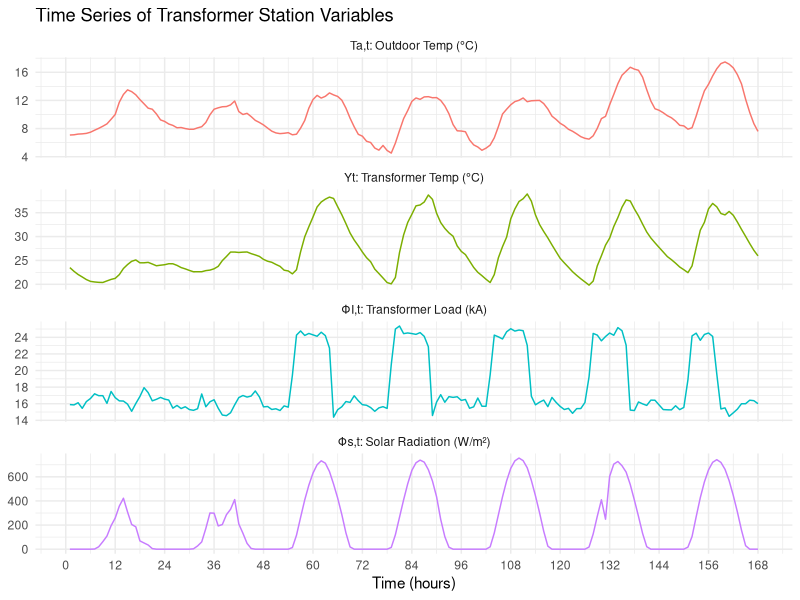
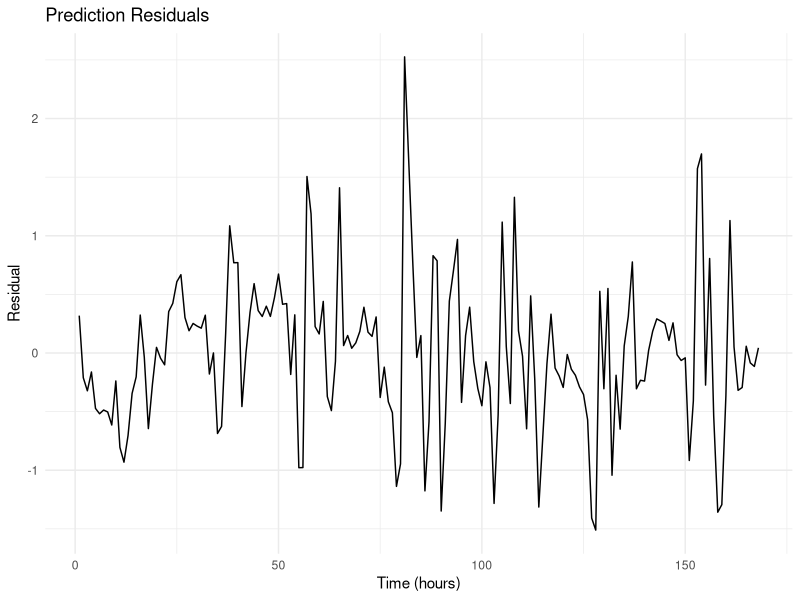
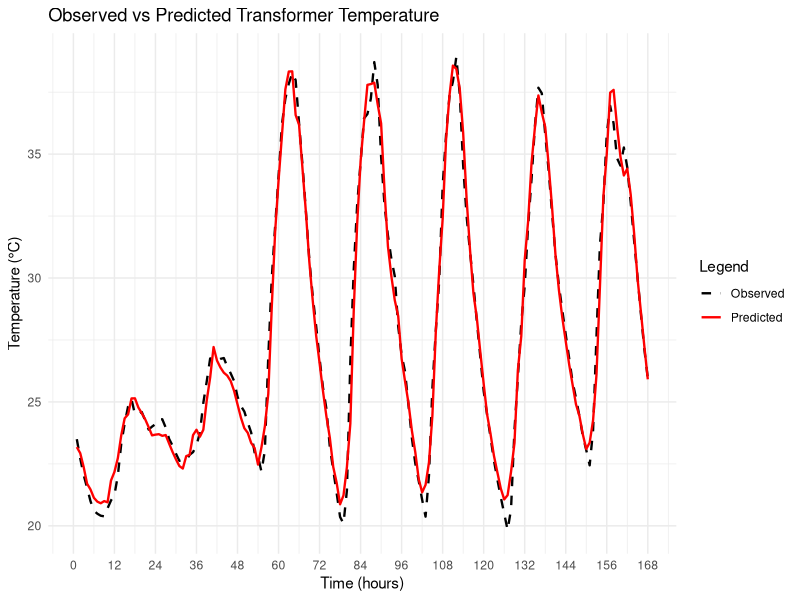
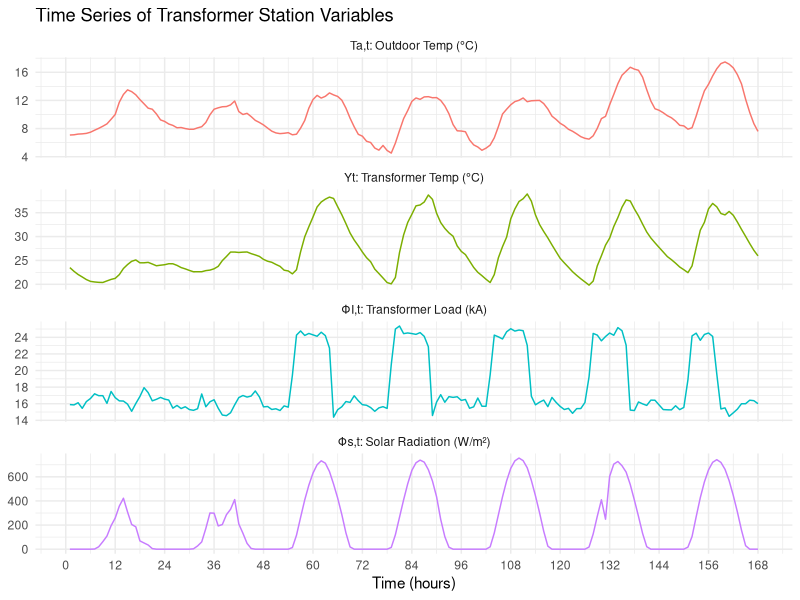
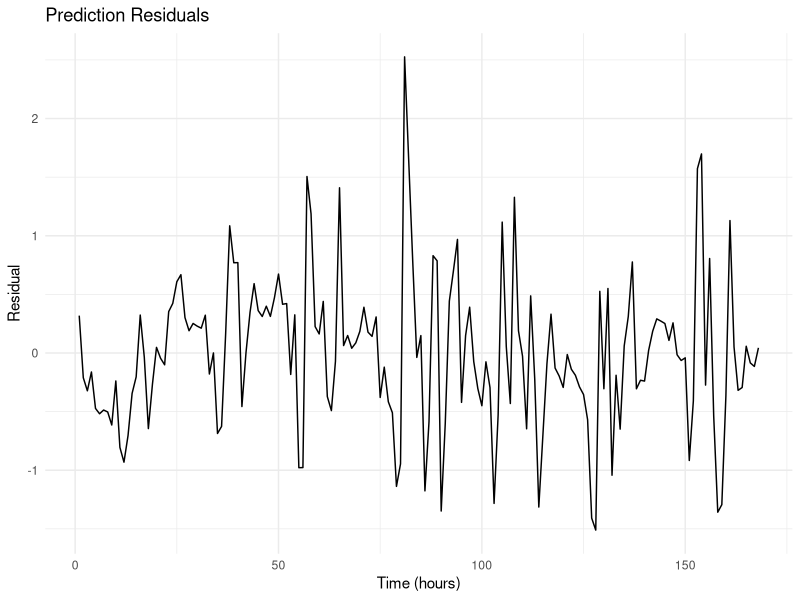
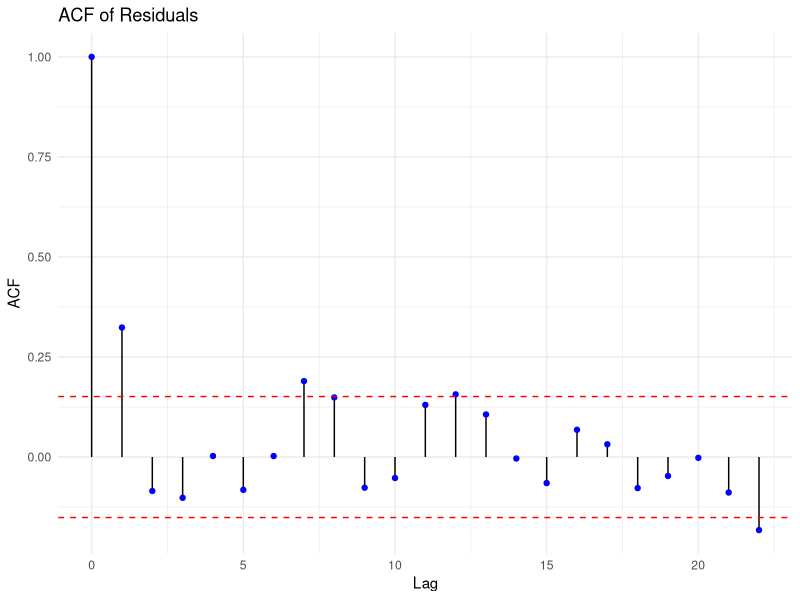
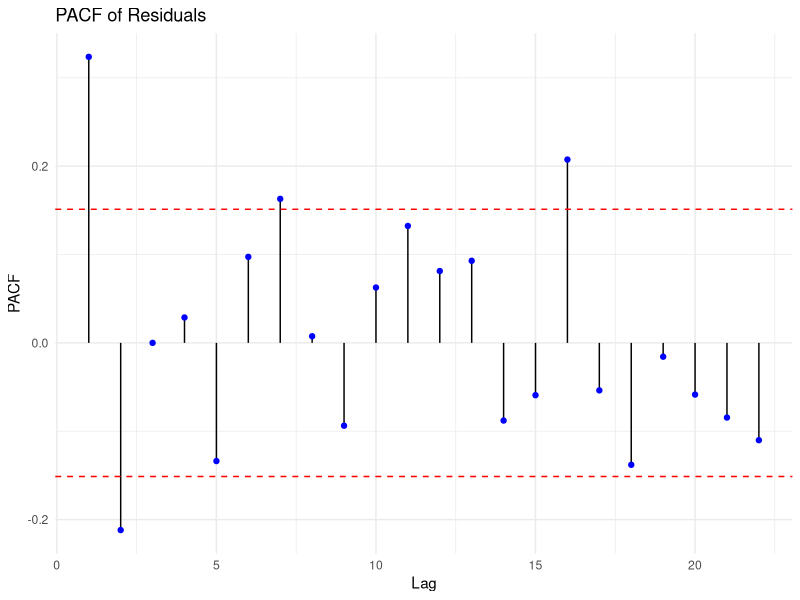
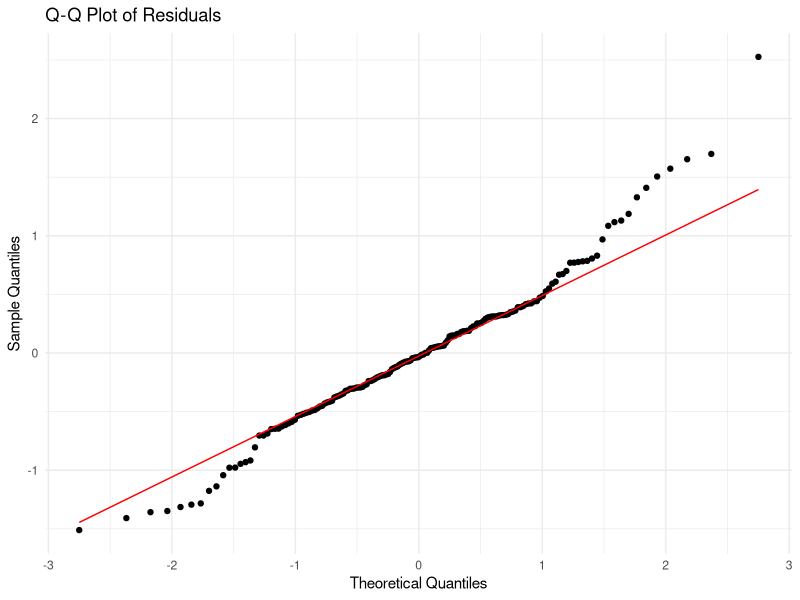

Recreate these plots in R, in order.
library(ggplot2)
library(forecast)
library(tidyr)
library(ggpubr)
library(dplyr)

setwd("Assignment4")
print(getwd())

# ------------------------------- Exercise 1 -------------------------------




# ------------------------------- Exercise 2 -------------------------------
# Exercise 2.1
# Load the data
data <- read.csv("transformer_data.csv", header = TRUE, sep = ",")

# Preview
head(data)

# Map variable codes to descriptive names with units
label_map <- c(
  Y = "Yt: Transformer Temp (°C)",
  Ta = "Ta,t: Outdoor Temp (°C)",
  S = "Φs,t: Solar Radiation (W/m²)",
  I = "ΦI,t: Transformer Load (kA)"
)

# Reshape and label
data_long <- data %>%
  pivot_longer(cols = c(Y, Ta, S, I), names_to = "Variable", values_to = "Value") %>%
  mutate(VariableLabel = factor(label_map[Variable]))

# Plot
ggplot(data_long, aes(x = time, y = Value)) +
  geom_line(aes(color = VariableLabel), show.legend = FALSE) +
  facet_wrap(~ VariableLabel, scales = "free_y", ncol = 1) +
  scale_x_continuous(breaks = seq(0, max(data$time), by = 12)) +  # Tick every 12 hours
  labs(
    title = "Time Series of Transformer Station Variables",
    x = "Time (hours)",
    y = NULL
  ) +
  theme_minimal()

ggsave("Figures/transformer_data_plot.png", width = 10, height = 8)

# Exercise 2.2
# Define the Kalman filter log-likelihood function
kf_logLik_dt <- function(par, df) {
  # Extract parameters
  A <- par[1]
  B <- matrix(par[2:4], nrow = 1)  # 1x3
  C <- par[5]
  sigma1 <- abs(par[6])  # system noise std
  sigma2 <- abs(par[7])  # observation noise std
  X0 <- par[8]
  
  # Matrices
  Sigma1 <- matrix(sigma1^2, 1, 1)
  Sigma2 <- matrix(sigma2^2, 1, 1)

  # Data
  Y <- as.matrix(df$Y)  # observed output
  U <- as.matrix(df[, c("Ta", "S", "I")])  # input matrix
  Tn <- nrow(Y)

  # Initialization
  x_est <- matrix(X0, nrow = 1, ncol = 1)
  P_est <- matrix(10, 1, 1)  # prior state variance
  logLik <- 0

  for (t in 1:Tn) {
    # Prediction step
    x_pred <- A * x_est + B %*% t(U[t, , drop = FALSE])  # predicted state
    P_pred <- A * P_est * A + Sigma1

    # Observation prediction
    y_pred <- C * x_pred
    S_t <- C * P_pred * C + Sigma2  # innovation covariance
    innov <- Y[t, ] - y_pred  # prediction error

    # log-likelihood update
    logLik <- logLik - 0.5 * (log(2 * pi * S_t) + (innov^2) / S_t)

    # Kalman gain and update
    K_t <- P_pred * C / S_t
    x_est <- x_pred + K_t * innov
    P_est <- (1 - K_t * C) * P_pred
  }

  return(logLik)
}

# Optimizer wrapper
estimate_dt <- function(start_par, df, lower=NULL, upper=NULL) {
  negLL <- function(par) { -kf_logLik_dt(par, df) }
  optim(
    par = start_par, fn = negLL,
    method = "L-BFGS-B",
    lower = lower, upper = upper,
    control = list(maxit = 1000, trace = 1)
  )
}

# Initial parameter estimates
start_par <- c(0.9, 0.05, 0.05, 0.05, 1, 0.3, 0.3, 23.5)  # match X0 to first Y
lower     <- c(0.5, -0.5, -0.5, -0.5, 0.1, 0.01, 0.01, 20)  # restrict to positive C and higher X0
upper     <- c(1.1,  0.5,  0.5,  0.5, 2,   5,    5,    30)

est <- estimate_dt(start_par, data, lower, upper)
est$par 

# Get residuals and predictions
kf_filter <- function(par, df) {
  A <- par[1]
  B <- matrix(par[2:4], nrow = 1)
  C <- par[5]
  sigma1 <- abs(par[6])
  sigma2 <- abs(par[7])
  X0 <- par[8]
  
  Sigma1 <- matrix(sigma1^2, 1, 1)
  Sigma2 <- matrix(sigma2^2, 1, 1)
  
  Y <- as.matrix(df$Y)
  U <- as.matrix(df[, c("Ta", "S", "I")])
  Tn <- nrow(Y)
  
  x_est <- matrix(X0, 1, 1)
  P_est <- matrix(10, 1, 1)
  
  y_pred_vec <- numeric(Tn)
  innov_vec <- numeric(Tn)
  
  for (t in 1:Tn) {
    x_pred <- A * x_est + B %*% t(U[t, , drop = FALSE])
    P_pred <- A * P_est * A + Sigma1
    
    y_pred <- C * x_pred
    S_t <- C * P_pred * C + Sigma2
    innov <- Y[t, ] - y_pred
    
    K_t <- P_pred * C / S_t
    x_est <- x_pred + K_t * innov
    P_est <- (1 - K_t * C) * P_pred
    
    y_pred_vec[t] <- y_pred
    innov_vec[t] <- innov
  }
  
  return(data.frame(
    time = df$time,
    Y = df$Y,
    Y_pred = y_pred_vec,
    Residuals = innov_vec
  ))
}

results <- kf_filter(est$par, data)

# Plot residuals
ggplot(results, aes(x = time, y = Residuals)) +
  geom_line() +
  labs(title = "Prediction Residuals", x = "Time (hours)", y = "Residual") +
  theme_minimal()

ggsave("Figures/residuals_plot.png", width = 10, height = 5)


#  Plot and save ACF and PACF of residuals
acf_data <- acf(results$Residuals, plot = FALSE)
pacf_data <- pacf(results$Residuals, plot = FALSE)

# Calculate significance limits
n <- length(results$Residuals)
conf_limit <- qnorm((1 + 0.95) / 2) / sqrt(n)

acf_plot <- ggplot(data = data.frame(Lag = acf_data$lag, ACF = acf_data$acf), aes(x = Lag, y = ACF)) +
    geom_segment(aes(xend = Lag, yend = 0), color = "black") +
    geom_point(color = "blue") +
    geom_hline(yintercept = c(-conf_limit, conf_limit), linetype = "dashed", color = "red") +
    labs(title = "ACF of Residuals", x = "Lag", y = "ACF") +
    theme_minimal()

pacf_plot <- ggplot(data = data.frame(Lag = pacf_data$lag, PACF = pacf_data$acf), aes(x = Lag, y = PACF)) +
    geom_segment(aes(xend = Lag, yend = 0), color = "black") +
    geom_point(color = "blue") +
    geom_hline(yintercept = c(-conf_limit, conf_limit), linetype = "dashed", color = "red") +
    labs(title = "PACF of Residuals", x = "Lag", y = "PACF") +
    theme_minimal()

ggsave("Figures/acf_residuals_plot.png", plot = acf_plot, width = 10, height = 5)
ggsave("Figures/pacf_residuals_plot.png", plot = pacf_plot, width = 10, height = 5)


# Q-Q plot of residuals and save
qq_plot <- ggplot(results, aes(sample = Residuals)) +
  stat_qq() +
  stat_qq_line(color = "red") +
  labs(title = "Q-Q Plot of Residuals", x = "Theoretical Quantiles", y = "Sample Quantiles") +
  theme_minimal()

ggsave("Figures/qq_residuals_plot.png", plot = qq_plot, width = 10, height = 5)

logLik_value <- kf_logLik_dt(est$par, data)
k <- length(est$par)
n <- nrow(data)

AIC <- -2 * logLik_value + 2 * k
BIC <- -2 * logLik_value + log(n) * k

AIC; BIC


# Reshape results to long format for plotting
results_long <- results %>%
  select(time, Observed = Y, Predicted = Y_pred) %>%
  pivot_longer(cols = c("Observed", "Predicted"), names_to = "Type", values_to = "Temperature")

# Plot
ggplot(results_long, aes(x = time, y = Temperature, color = Type, linetype = Type)) +
  geom_line(size = 0.8) +
  scale_color_manual(values = c("Observed" = "black", "Predicted" = "red")) +
  scale_linetype_manual(values = c("Observed" = "dashed", "Predicted" = "solid")) +
  scale_x_continuous(breaks = seq(0, max(results$time), by = 12)) +
  labs(
    title = "Observed vs Predicted Transformer Temperature",
    x = "Time (hours)",
    y = "Temperature (°C)",
    color = "Legend",
    linetype = "Legend"
  ) +
  theme_minimal()

# Save the plot
ggsave("Figures/observed_vs_predicted_plot.png", width = 10, height = 5)


